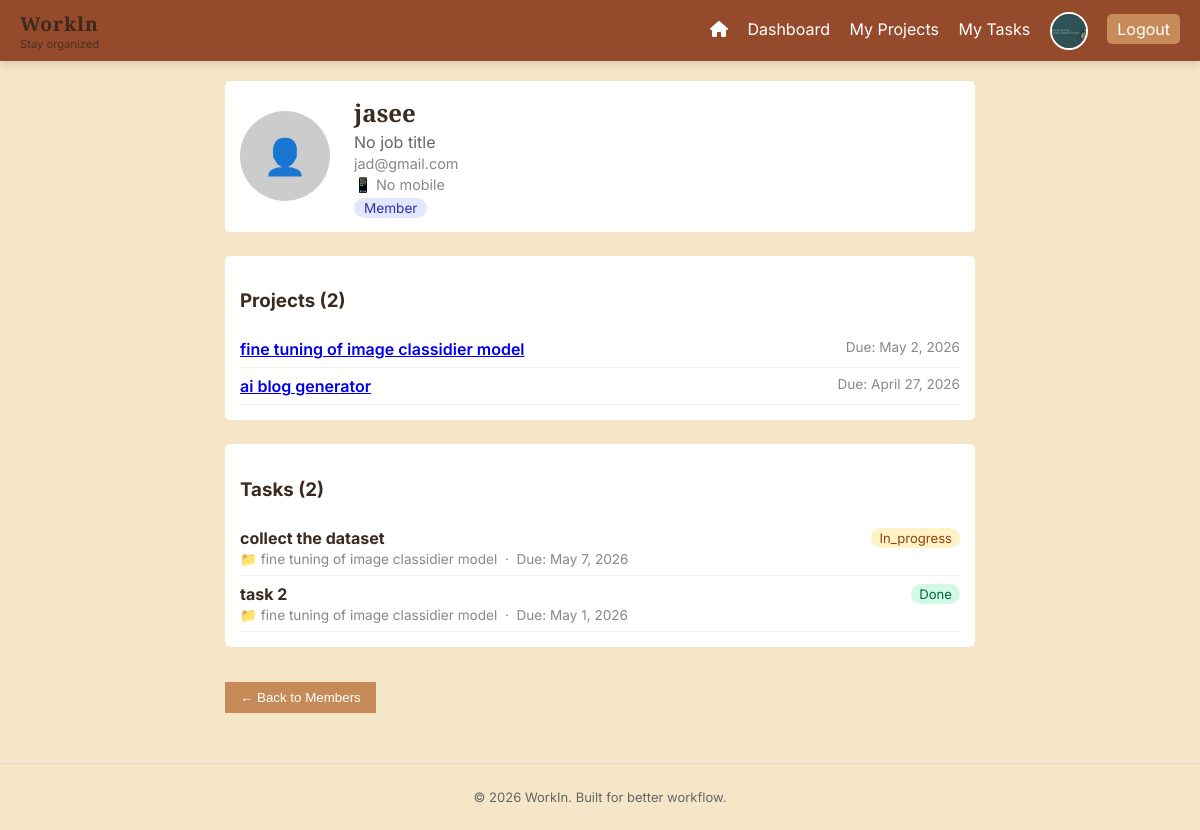
Page /members/6/ (signed in) on the committed database.
### users/models.py (models this page shows)
class CustomUser(AbstractUser):
    ROLE_CHOICES = (
        ('admin', 'Admin'),
        ('member', 'Member'),
    )
    role = models.CharField(max_length=10, choices=ROLE_CHOICES, default='member')
    mobile_number = models.CharField(max_length=15, blank=True, null=True)
    profile_picture = models.ImageField(upload_to='profile_pics/', blank=True, null=True)
    job_title = models.CharField(max_length=100, blank=True, null=True)

### projects/models.py (models this page shows, shortened)
class Project(models.Model):
    name = models.CharField(max_length=100)
    description = models.TextField()
    created_by = models.ForeignKey(User, on_delete=models.CASCADE)
    members = models.ManyToManyField(User, related_name='projects')
    due_date = models.DateField(null=True, blank=True)

### tasks/models.py (models this page shows, shortened)
class Task(models.Model):
    STATUS_CHOICES = [
        ('pending', 'Pending'),
        ('in_progress', 'In Progress'),
        ('done', 'Done'),
    ]
    title = models.CharField(max_length=100)
    description = models.TextField()
    project = models.ForeignKey(Project, on_delete=models.CASCADE)
    assigned_to = models.ForeignKey(User, on_delete=models.CASCADE)
    status = models.CharField(max_length=20, choices=STATUS_CHOICES, default='pending')
    due_date = models.DateField()

### users/views.py (the view)
# urls.py: path('members/<int:member_id>/', member_detail, name='member_detail'),
@login_required
def member_detail(request, member_id):
    if request.user.role != 'admin':
        return redirect('dashboard')
    from django.contrib.auth import get_user_model
    User = get_user_model()
    member = User.objects.get(id=member_id)
    member_projects = Project.objects.filter(members=member)
    member_tasks = Task.objects.filter(assigned_to=member)
    return render(request, 'member_detail.html', {
        'member': member,
        'member_projects': member_projects,
        'member_tasks': member_tasks,
    })

### templates/member_detail.html
{% extends 'base.html' %}
{% block content %}
<div style="max-width:750px; margin:0 auto;">
    <div class="card" style="display:flex; align-items:center; gap:1.5rem; margin-bottom:1.5rem;">
        {% if member.profile_picture %}
            <img src="{{ member.profile_picture.url }}"
                 style="width:90px; height:90px; border-radius:50%; object-fit:cover; flex-shrink:0;">
        {% else %}
            <div style="width:90px; height:90px; border-radius:50%; background:#ccc; display:flex;
                        align-items:center; justify-content:center; font-size:2.2rem; flex-shrink:0;">👤</div>
        {% endif %}
        <div>
            <h2 style="margin:0;">{{ member.username }}</h2>
            <p style="margin:0.2rem 0; color:#666;">{{ member.job_title|default:"No job title" }}</p>
            <p style="margin:0.2rem 0; color:#888; font-size:0.9rem;">{{ member.email }}</p>
            <p style="margin:0.2rem 0; color:#888; font-size:0.9rem;">📱 {{ member.mobile_number|default:"No mobile" }}</p>
            <span style="background:#e0e7ff; color:#3730a3; padding:2px 10px; border-radius:20px; font-size:0.85rem;">
                {{ member.role|capfirst }}
            </span>
        </div>
    </div>
    <div class="card" style="margin-bottom:1.5rem;">
        <h3>Projects ({{ member_projects.count }})</h3>
        {% if member_projects %}
            <ul style="list-style:none; padding:0; margin:0;">
            {% for project in member_projects %}
                <li style="padding:0.5rem 0; border-bottom:1px solid #eee; display:flex; justify-content:space-between;">
                    <span>
                        <a href="{% url 'project_detail' project.id %}" style="font-weight:600;">{{ project.name }}</a>
                    </span>
                    <span style="color:#888; font-size:0.85rem;">Due: {{ project.due_date|default:"—" }}</span>
                </li>
            {% endfor %}
            </ul>
        {% else %}
            <p style="color:#aaa;">Not assigned to any projects.</p>
        {% endif %}
    </div>
    <div class="card">
        <h3>Tasks ({{ member_tasks.count }})</h3>
        {% if member_tasks %}
            <ul style="list-style:none; padding:0; margin:0;">
            {% for task in member_tasks %}
                <li style="padding:0.5rem 0; border-bottom:1px solid #eee;">
                    <div style="display:flex; justify-content:space-between; align-items:center;">
                        <strong>{{ task.title }}</strong>
                        <span style="font-size:0.82rem; padding:2px 8px; border-radius:12px;
                            background:{% if task.status == 'done' %}#d1fae5{% elif task.status == 'in_progress' %}#fef3c7{% else %}#fee2e2{% endif %};
                            color:{% if task.status == 'done' %}#065f46{% elif task.status == 'in_progress' %}#92400e{% else %}#991b1b{% endif %};">
                            {{ task.status|capfirst }}
                        </span>
                    </div>
                    <p style="margin:0.2rem 0 0; color:#888; font-size:0.85rem;">
                        📁 {{ task.project.name }} &nbsp;·&nbsp; Due: {{ task.due_date }}
                    </p>
                </li>
            {% endfor %}
            </ul>
        {% else %}
            <p style="color:#aaa;">No tasks assigned.</p>
        {% endif %}
    </div>
    <br>
    <a href="{% url 'member_list' %}"><button type="button">← Back to Members</button></a>
</div>
{% endblock %}

### templates/base.html (shortened to what this page needs)
{% load static %}
<!DOCTYPE html>
<html>
<head>
    <link rel="stylesheet" href="{% static 'style.css' %}">
    <link rel="stylesheet" href="https://cdnjs.cloudflare.com/ajax/libs/font-awesome/6.0.0/css/all.min.css">
</head>
<body>
    <nav>
    <div class="nav-brand">
        <h2>Workln</h2>
        <span class="nav-slogan">Stay organized</span>
    </div>
    <div class="nav-links">
        {% if request.path != '/' %}
        <a href="{% url 'home' %}" title="Home"><i class="fas fa-home"></i></a>
        {% endif %}
        <a href="{% url 'dashboard' %}">Dashboard</a>
        <a href="{% url 'projects' %}">My Projects</a>
        <a href="{% url 'tasks' %}">My Tasks</a>
        {% if request.user.is_authenticated %}
            <a href="{% url 'profile' %}" style"= gap:0.4rem; text-decoration:none;">
                {% if request.user.profile_picture %}
                    <img src="{{ request.user.profile_picture.url }}"
                         style="width:34px; height:34px; border-radius:50%; object-fit:cover; border:2px solid #fff; vertical-align:middle;">
                {% else %}
                    <span style="width:34px; height:34px; border-radius:50%; background:#888; display:inline-flex; align-items:center; justify-content:center; font-size:1rem; color:#fff;">👤</span>
                {% endif %}
            </a>
            <a href="{% url 'logout' %}" class="logout">Logout</a>
        {% endif %}
    </div>
</nav>
    <div class="container">
        {% block content %}
        {% endblock %}
    </div>
    <footer class="footer">
    <p>© 2026 WorkIn. Built for better workflow.</p>
</footer>
</body>
</html>

### static/style.css (style rules this page uses)
:root { --primary: #8B3A1A; --secondary: #C68B59; --background: #F5E6C8; --text: #3a2a1f; }
body { margin: 0; font-family: Arial; background: var(--background); color: var(--text); }
nav { position: sticky; top: 0; z-index: 1000; display: flex; justify-content: space-between; align-items: center; padding: 10px 20px; background: rgba(139, 58, 26, 0.9); backdrop-filter: blur(10px); box-shadow: 0 2px 10px rgba(0,0,0,0.15); }
nav a { color: white; margin-left: 15px; text-decoration: none; }
.nav-brand { display: flex; flex-direction: column; }
.nav-brand h2 { margin: 0; font-size: 1.2rem; letter-spacing: 1px; }
.nav-slogan { font-size: 0.7rem; opacity: 0.8; }
.container { padding: 20px; }
.card { background: white; padding: 15px; margin-bottom: 15px; border-radius: 5px; }
button { background: var(--secondary); color: white; border: none; padding: 8px 15px; cursor: pointer; }
h1, h2 { font-family: 'Playfair Display', serif; }
body { font-family: 'Inter', sans-serif; }
.footer { text-align: center; padding: 12px; font-size: 13px; color: #666; border-top: 1px solid #ddd; margin-top: 30px; }
.logout { background: var(--secondary); padding: 5px 10px; border-radius: 5px; }

### rows in the picture
CustomUser: user.profile_picture (picture)
CustomUser: username "jasee", job_title "No job title", email "jad@gmail.com", mobile_number "No mobile", role "Member"
Project: name "fine tuning of image classidier model", due_date "May 2, 2026"
Project: name "ai blog generator", due_date "April 27, 2026"
Task: title "collect the dataset", status "In_progress", project.name "fine tuning of image classidier model", due_date "May 7, 2026"
Task: title "task 2", status "Done", project.name "fine tuning of image classidier model", due_date "May 1, 2026"

### other values in the picture
{{ member_projects.count }} "2"
{{ member_tasks.count }} "2"
